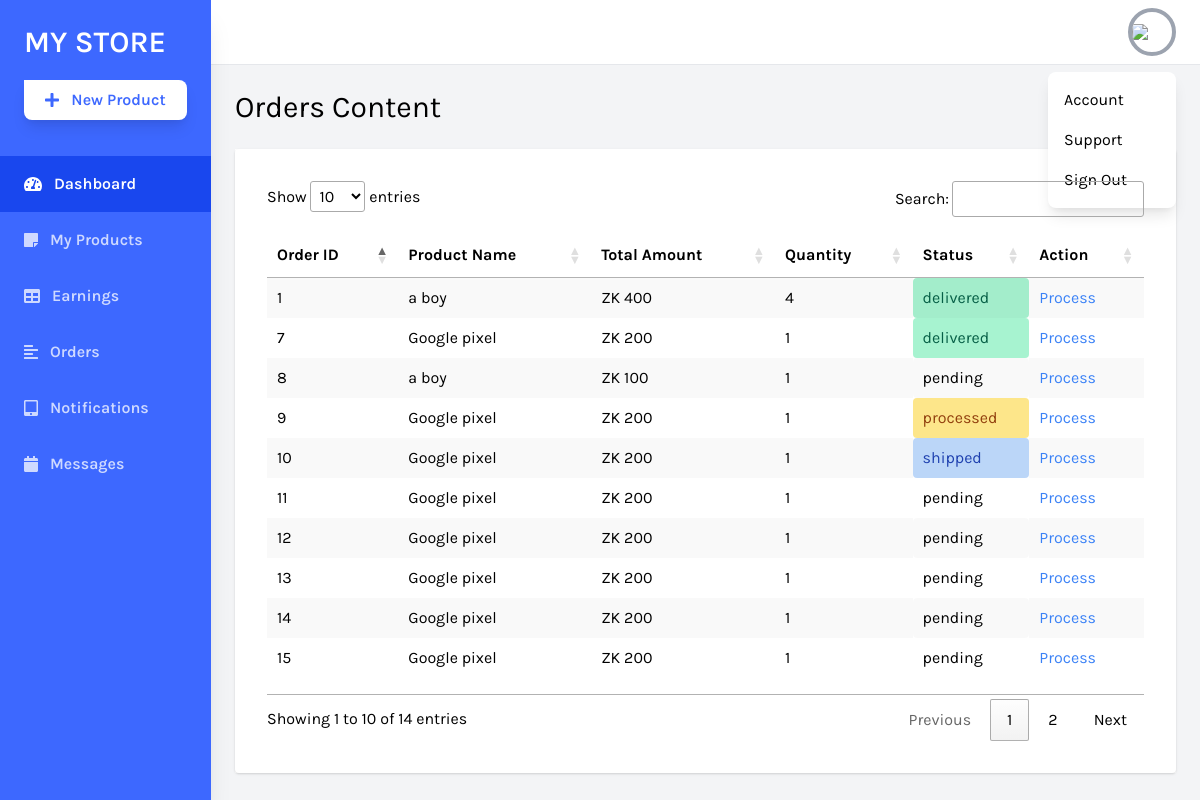
The app's page /mystore/orders (signed in) with its own data.
### store/models.py (models this page shows, shortened)
class OrderItem(models.Model):
    order = models.ForeignKey(Order,related_name='items',on_delete=models.CASCADE)
    product = models.ForeignKey(Product,related_name='items',on_delete=models.CASCADE)
    price = models.IntegerField()
    quantity = models.IntegerField(default=1)

class Order(models.Model):
    PENDING = 'pending'
    PROCESSED = 'in-transit'
    DELIVERED = 'delivered'
    STATUS_CHOICES = (
        (PENDING, 'Pending'),
        (PROCESSED, 'in-transit'),
        (DELIVERED, 'Delivered'),
    )
    first_name = models.CharField(max_length=255)
    last_name = models.CharField(max_length=255)
    address = models.CharField(max_length=255)
    town = models.CharField(max_length=255)
    phone_number = models.IntegerField()
    paid_amount = models.IntegerField(blank=True, null=True)
    is_paid = models.BooleanField(default=False)
    merchant_id = models.CharField(max_length=255)
    created_by = models.ForeignKey(User, related_name='orders', on_delete=models.SET_NULL, null=True)
    created_at = models.DateTimeField(auto_now_add=True)
    status = models.CharField(max_length=50, choices=STATUS_CHOICES, default=PENDING)

class Product(models.Model):
    DRAFT = 'draft'
    WAITING_APPROVAL = 'awaitingapproval'
    ACTIVE = 'active'
    DELETED = 'deleted'
    STATUS_CHOICES = (
        (DRAFT, 'Draft'),
        (WAITING_APPROVAL,'Awaitng Approval'),
        (ACTIVE, 'Active'),
        (DELETED, 'Deleted'),
    )
    user = models.ForeignKey(User, related_name='products', on_delete=models.CASCADE)
    category = models.ForeignKey(Category, related_name='products', on_delete=models.CASCADE)
    title = models.CharField(max_length=50)
    slug = models.SlugField(max_length=50)
    description = models.TextField(blank=True)
    image = models.ImageField(upload_to='uploads/product_images', blank=True, null=True)
    thumbnails = models.ImageField(upload_to='uploads/product_images/thumbnails/', blank=True,null=True)
    price = models.IntegerField()
    created_at = models.DateTimeField(auto_now_add=True)
    update_at = models.DateTimeField(auto_now=True)
    status = models.CharField(max_length=50,choices=STATUS_CHOICES,default=ACTIVE)

### userprofile/views.py (the view)
# urls.py: path('mystore/orders', views.orders,name='orders'),
@login_required
def orders(request):
    order_items = OrderItem.objects.filter(product__user=request.user)
    products = request.user.products.exclude(status=Product.DELETED)
    return render(request, 'userprofile/dashboard/orders.html',{'order_items':order_items,})

### store/context_processors.py (called while the page is built)
def cart(request):
    return {'cart':Cart(request)}

### userprofile/templates/userprofile/dashboard/orders.html (shortened to what this page needs)
{% extends "userprofile/dashboard/dashboard.html" %}
{% block content %}
<div class="w-full h-screen overflow-x-hidden border-t flex flex-col">
    <main class="w-full flex-grow p-6">
        <h1 class="text-3xl text-black">Orders Content</h1>
        <div class="w-full mt-6 bg-white">
            <section>
                <div id='recipients' class="p-8 mt-6 lg:mt-0 rounded shadow bg-white">
                    <table id="example" class="stripe hover" style="width:100%; padding-top: 1em; padding-bottom: 1em;">
                        <thead>
                            <tr>
                                <th data-priority="1">Order ID</th>
                                <th data-priority="2">Product Name</th>
                                <th data-priority="3">Total Amount</th>
                                <th data-priority="4">Quantity</th>
                                <th data-priority="4">Status</th>
                                <th data-priority="4">Action</th>
                            </tr>
                        </thead>
                        <tbody>
                            {% for order_item in order_items %}
                            <tr>
                                <td>{{ order_item.order.id }}</td>
                                <td>{{ order_item.product.title }}</td>
                                <td>ZK {{ order_item.price }}</td>
                                <td>{{ order_item.quantity }}</td>
                                <td class="{% if order_item.order.status == 'processed' %}bg-yellow-200 text-yellow-800{% elif order_item.order.status == 'shipped' %}bg-blue-200 text-blue-800{% elif order_item.order.status == 'delivered' %}bg-green-200 text-green-800{% endif %} px-2 py-1 rounded">{{ order_item.order.status }}</td>
                                <td><a class='text-blue-500' href='{% url "mystore-order-detail" order_item.order.id %}'>Process</a></td>
                            </tr>
                            {% endfor %}
                        </tbody>
                    </table>
                </div>
            </section>
        </div>
    </main>
</div>
<link href="https://cdn.datatables.net/1.10.19/css/jquery.dataTables.min.css" rel="stylesheet">
<link href="https://cdn.datatables.net/responsive/2.2.3/css/responsive.dataTables.min.css" rel="stylesheet">
{% endblock content %}

### userprofile/templates/userprofile/dashboard/dashboard.html (style rules this page uses)
.font-family-karla { font-family: karla; }

### records on screen
OrderItem: order.id "7", product "Google pixel", price "200", quantity "1", order.status "delivered"
OrderItem: order.id "9", product "Google pixel", price "200", quantity "1", order.status "processed"
OrderItem: order.id "10", product "Google pixel", price "200", quantity "1", order.status "shipped"
OrderItem: order.id "11", product "Google pixel", price "200", quantity "1", order.status "pending"
OrderItem: order.id "12", product "Google pixel", price "200", quantity "1", order.status "pending"
OrderItem: order.id "13", product "Google pixel", price "200", quantity "1", order.status "pending"
OrderItem: order.id "14", product "Google pixel", price "200", quantity "1", order.status "pending"
OrderItem: order.id "15", product "Google pixel", price "200", quantity "1", order.status "pending"
OrderItem: order.id "1", product "a boy", price "400", quantity "4", order.status "delivered"
OrderItem: order.id "8", product "a boy", price "100", quantity "1", order.status "pending"
